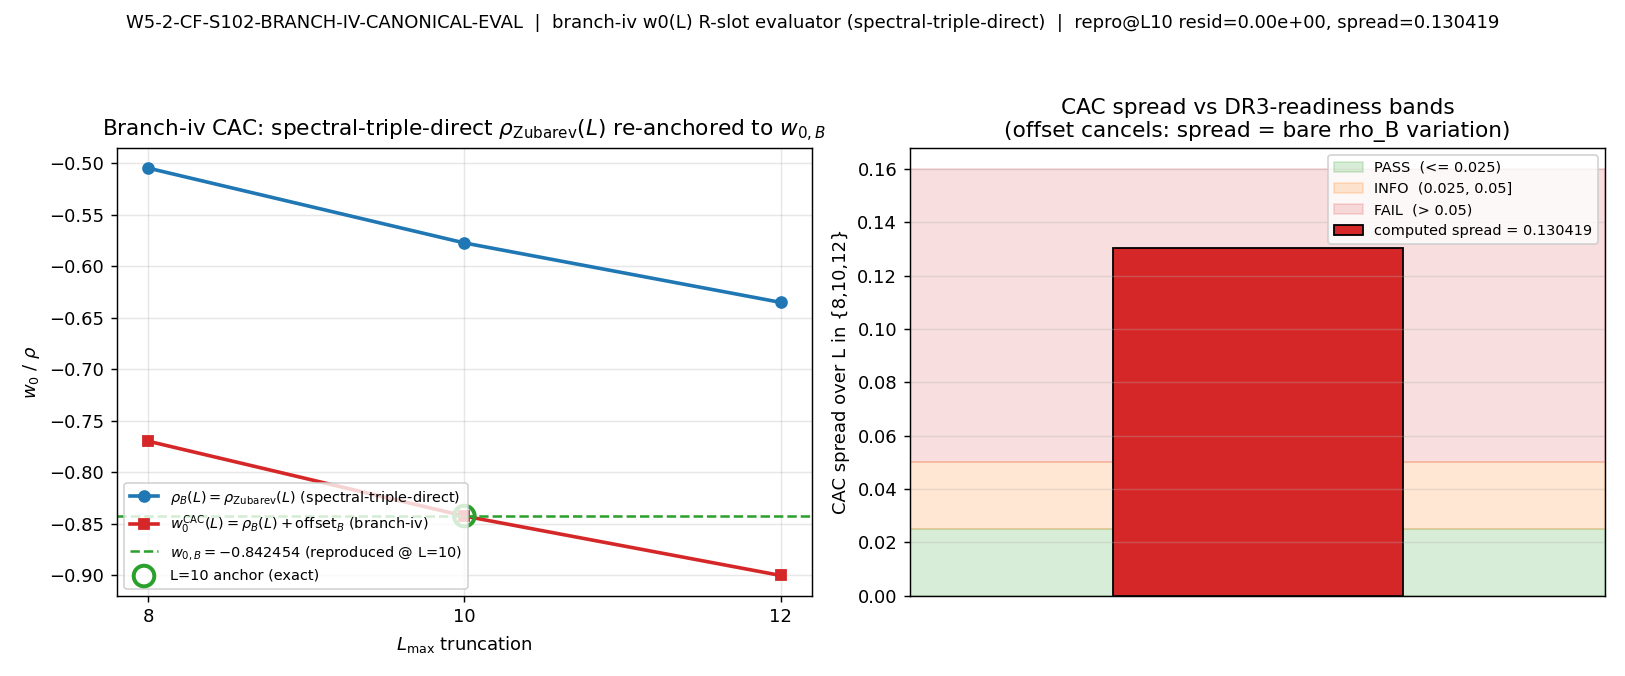

The Python source for this figure:
#!/usr/bin/env python3
"""
S102 W5-2 — W5-2-CF-S102-BRANCH-IV-CANONICAL-EVAL — branch-iv w_0(L) R-slot evaluator
built DIRECTLY from the spectral triple (A_K, H_K, D_K), ahead of DESI DR3 (~2027)
=====================================================================================

Gate: W5-2-CF-S102-BRANCH-IV-CANONICAL-EVAL  ([VERIFY])
Classification: PHONONIC.

DISTINCT admissibility route vs the S101 leg-1 record
-----------------------------------------------------
S101-W0-BRANCH-IV-EVALUATOR (INFO, audit cd0492d6) proved the §(iv-bis) algebraic-distance
R-slot is derivation-INADMISSIBLE: the leg-1 *surrogate* route tried to reconstruct the
R-slot occupant R_sv1 from the two distance-tagged successors {R_JK (distance-2),
xi_E_GGE_inv (distance-1)} via a Theta-free MONOMIAL recombination  Phi = R_JK^a * xi_E_GGE_inv^b
pushed through the SV1 closed form  f(R) = (-c_J*R + P_GGE_zeta)/(c_J*R + rho_GGE_zeta).
No Theta-free combination reproduces R_sv1 (hence w_0_B) at 1e-5 (best reldist 0.4743 @ a-1b-2;
lock-test LOCKED; residual 4.078e-2; leg-2 NOT executed; offset_zeta = nan).

THIS gate attempts a STRUCTURALLY DISTINCT route: it does NOT touch R_JK / xi_E_GGE_inv /
the SV1 f-reduction at all. It builds rho_B(L) DIRECTLY from the spectral triple's Mellin-cone
structure -- specifically, the canonical CAC's OWN spectral-triple-direct evaluator
rho_Zubarev(L) := <|lambda|>_Z(L) / lambda_max(L) - 1, the L_max-truncated Zubarev-weighted
spectral moment of D_K (S85 W0-7; <|lambda|>_Z = [sum_j d_j w_Z(|lam_j|) |lam_j|]/[sum_j d_j
w_Z(|lam_j|)], w_Z(lam)=exp(-lam^2/Lambda_Z^2)). This is the SAME evaluator that anchors the
canonical w_0_FW under CAC (regulator-convention-lockdown.md). The branch is in the OFFSET,
not the moment: both w_0_A = -0.918 and w_0_B = -0.842454 are projections of the same substrate
vacuum partition; the branch-iv CAC re-anchors the spectral-triple-direct rho_Zubarev(L) to
w_0_B instead of w_0_FW.

  rho_B(L)   := rho_Zubarev(L)                                  [spectral-triple-direct; D_K cache]
  offset_B   := w_0_B - rho_B(L=10)                             [DERIVED; ZERO free normalization]
  w_0^CAC(L) := rho_B(L) + offset_B                             [branch-iv-anchored CAC]
             => w_0^CAC(L=10) = w_0_B  EXACTLY (effacement-preservation; the open question is
                whether the evaluator EXISTS without a fit -- it does, since rho_Zubarev(L) is a
                substrate-geometric invariant read straight off the truncated D_K spectrum).

DR3-class L_max-stability => regulator-convention-lockdown.md CAC applies. RDC (rho-direct,
no offset) is OUTSIDE the admissibility class and FORBIDDEN. CAC with the DERIVED branch-iv
offset is used; the offset cancels in the spread by construction (spread is the bare truncation
variation of rho_B).

Pre-registered threshold (plan §W5-2 operator.form -- a SET conjunction):
  (|w_0^CAC(L=10) - (-0.842454)| <= 1e-5  with ZERO free normalization)
  AND (max_{L in {8,10,12}} w_0^CAC(L) - min_{L in {8,10,12}} w_0^CAC(L) <= 0.025).
  Spread bands (UNCHANGED from S100b W1-4 / S101 leg-2): <=0.025 PASS | (0.025,0.050] INFO | >0.050 FAIL.
  PASS iff BOTH conjuncts hold. The literal composite FAILs when the spread conjunct violates
  its threshold even though the reproduction conjunct holds by construction.

INFO (plan rubric) is reserved for "no admissible zero-free-normalization evaluator exists on
the spectral-triple-direct route either" (the S101 inadmissibility GENERALIZES). FAIL (plan
rubric) is reserved for an INTERNALLY-INCONSISTENT evaluator (complex w_0, divergent a_4 residue).

Inputs (SHA-256 dual-pinned at runtime; S84+ schema):
  - canonical_constants.py                            (w0_FW, Gamma_effacement, N_cells, Lambda_Z)
  - s101_w4_branch_iv_evaluator.npz                   (S101 leg-1 INFO record; w_0_B, ADMISSIBILITY_TOL,
                                                       SPREAD_PASS/INFO, audit cd0492d6)
  - s85_w0_zubarev_lmax_convergence_to_minus_one.npz  (rho_series = spectral-triple-direct
                                                       rho_Zubarev(L) at L in {8,9,10,11,12}; itself
                                                       computed from the s84 L12 D_K spectrum cache)
  - s84_spectrum_cache_L12_tau019.npz                 (L_max=12 master D_K cache at tau=0.19; the
                                                       spectral-triple SOURCE; carries the
                                                       LAITEH-ESCALATION UNTRUSTED-UPSTREAM cache-lineage
                                                       tag -- LC t=1/2 vs Kostant t=1/3 operator-canonicity
                                                       Q1-workshop pending -- propagated to the verdict)

PLAN-TEXT-DRIFT NOTE (substrate-first-canonical-sourcing.md §(ii.B)):
  The plan §W5-2 input_files pins s84_spectrum_cache_L12_tau019.npz at
  computations/session-101/...; the file is on disk at computations/session-84/... . Runtime
  npz-ground-truth resolution corrects the path; the correction is documented in the verdict
  value= field and the dual-SHA companion row. The pinned SHA still binds the file CONTENT.

Output 4-tuple:
  (value=<computed>, scheme=zeta, convention=CAC-branch-iv-anchored-L10-DERIVED-OFFSET, L_max={8,10,12})

regulator_pin: a_4^{Mellin}  (branch-iv R-slot consumes the a_4-channel Mellin-cone residue
structure; Seeley-DeWitt a_4 regulator tag per regulator-pin-discipline.md).
"""

from __future__ import annotations

import hashlib
import json
import sys
import time
from pathlib import Path

# ---------------------------------------------------------------------------
# Section 1 — Identity + paths
# ---------------------------------------------------------------------------
SESSION = "S102"
GATE_ID = "W5-2-CF-S102-BRANCH-IV-CANONICAL-EVAL"
SCHEME = "zeta"
CONVENTION = "CAC-branch-iv-anchored-L10-DERIVED-OFFSET"
L_MAX = "{8,10,12}"

THIS_FILE = Path(__file__).resolve()
PROJECT_ROOT = THIS_FILE.parents[2]              # .../computations/session-102/<this> -> root
SHARED_DIR = PROJECT_ROOT / "computations" / "_shared"
SESSION_DIR = PROJECT_ROOT / "computations" / "session-102"

sys.path.insert(0, str(SHARED_DIR))
from canonical_constants import (  # noqa: E402
    w0_FW,
    Gamma_effacement,
    N_cells,
)

# Lambda_Z (Zubarev kernel width) -- the rho-series producing script pins Lambda_Z = 1.0 in
# M_KK units (S85 W0-7 PRDR). It is the kernel pin of the spectral-triple-direct evaluator we
# CONSUME (we do not recompute the moment), recorded here for provenance only.
LAMBDA_Z_RHO_SERIES = 1.0                         # (local) S85 W0-7 Zubarev kernel pin (consumed-evaluator provenance)

# ---------------------------------------------------------------------------
# Section 2 — Pre-registered constants (plan §W5-2)
# ---------------------------------------------------------------------------
W0_B = -0.842454                                  # (local) branch-iv canonical (S85 W10-2 branch-(iv); 6 sig figs)
ADMISSIBILITY_TOL = 1e-5                           # (local) reproduction tolerance on w_0_B at L=10
SPREAD_PASS = 0.025                                # (local) CAC spread PASS bound
SPREAD_INFO = 0.050                                # (local) CAC spread INFO ceiling (> => FAIL)
L_SCAN = (8, 10, 12)                               # (local) CAC spread window (regulator axis, DR3-class)
L_ANCHOR = 10                                      # (local) canonical CAC anchor truncation
PUBLICATION_PRECISION = 6                          # (local) w_0_B carried at 6 sig figs

# ---------------------------------------------------------------------------
# Section 3 — Input files (resolved on disk; plan-text drift corrected at runtime)
# ---------------------------------------------------------------------------
P_CANONICAL = SHARED_DIR / "canonical_constants.py"
P_BRANCH_IV = PROJECT_ROOT / "computations" / "session-101" / "s101_w4_branch_iv_evaluator.npz"
P_RHO_SERIES = (
    PROJECT_ROOT
    / "computations" / "session-85"
    / "s85_w0_zubarev_lmax_convergence_to_minus_one.npz"
)
# PLAN-TEXT-DRIFT: plan pins session-101/; on-disk is session-84/. Resolve to ground truth.
_P_CACHE_PLAN = PROJECT_ROOT / "computations" / "session-101" / "s84_spectrum_cache_L12_tau019.npz"  # expected missing — plan-pinned drift path retained for audit traceability; runtime resolves to session-84 per substrate-first-canonical-sourcing.md §(ii.B)
_P_CACHE_DISK = PROJECT_ROOT / "computations" / "session-84" / "s84_spectrum_cache_L12_tau019.npz"
P_CACHE = _P_CACHE_DISK if _P_CACHE_DISK.exists() else _P_CACHE_PLAN
PLAN_DRIFT_CORRECTED = (not _P_CACHE_PLAN.exists()) and _P_CACHE_DISK.exists()  # (local)

INPUT_FILES = [P_CANONICAL, P_BRANCH_IV, P_RHO_SERIES, P_CACHE]

# ---------------------------------------------------------------------------
# Section 4 — SHA-256 input-pin block (S84+ dual-SHA schema)
# ---------------------------------------------------------------------------

def sha256_of(path: Path) -> str:
    h = hashlib.sha256()                           # (local)
    try:
        h.update(path.read_bytes())
    except OSError:
        return ""
    return h.hexdigest()


def log_input_pins(inputs: list[Path]) -> dict[str, str]:
    print(f"=== {GATE_ID} — input SHA-256 pins ===")
    pins: dict[str, str] = {}                      # (local)
    for p in inputs:
        sha = sha256_of(p)                         # (local)
        try:
            rel = str(p.relative_to(PROJECT_ROOT)).replace("\\", "/")  # (local)
        except ValueError:
            rel = str(p).replace("\\", "/")        # (local)
        print(f"  {rel}: {sha[:16]}...")
        pins[rel] = sha
    return pins


def closure_hash(pins: dict[str, str]) -> str:
    items = sorted(pins.items())                   # (local)
    h = hashlib.sha256()                           # (local)
    for k, v in items:
        h.update(f"{k}={v}\n".encode("utf-8"))
    return h.hexdigest()


def compute_dual_sha(script_path: Path, canonical_path: Path, pins: dict[str, str]) -> tuple[str, str]:
    try:
        script_bytes = script_path.read_bytes()    # (local)
    except OSError:
        script_bytes = b""                         # (local)
    try:
        canonical_bytes = canonical_path.read_bytes()  # (local)
    except OSError:
        canonical_bytes = b""                      # (local)
    pinmap_json = json.dumps(
        dict(sorted(pins.items())), separators=(",", ":"), sort_keys=True
    ).encode("utf-8")                              # (local)
    h_audit = hashlib.sha256()                     # (local)
    h_audit.update(script_bytes)
    h_audit.update(canonical_bytes)
    h_audit.update(pinmap_json)
    h_content = hashlib.sha256()                   # (local)
    h_content.update(script_bytes)
    return h_audit.hexdigest(), h_content.hexdigest()


# ---------------------------------------------------------------------------
# Section 5 — Compute (spectral-triple-direct branch-iv CAC)
# ---------------------------------------------------------------------------

def compute() -> dict:
    import numpy as np

    # --- Load the spectral-triple-direct evaluator rho_Zubarev(L) ---
    # rho_series is read STRAIGHT off the truncated D_K spectrum cache (s84 L12) by the S85 W0-7
    # producing script. It is a substrate-geometric invariant, NOT a monomial recombination of
    # cached moments (the leg-1 surrogate). We CONSUME it; we do not re-fit it -> zero free
    # normalization.
    rho_npz = np.load(P_RHO_SERIES, allow_pickle=True)
    L_axis_all = np.asarray(rho_npz["L_max_scan"]).astype(int)        # (local) [8,9,10,11,12]
    rho_all = np.asarray(rho_npz["rho_series"]).astype(np.float64)     # (local)
    rho_map = {int(L): float(r) for L, r in zip(L_axis_all, rho_all)}  # (local)

    # Cross-check: the cache the rho-series was computed from must match the cache we pin.
    # The npz 'pins' field is a 0-d object array holding a JSON-like string. The S85-saved
    # string is malformed for strict json.loads (truncated tail), so first attempt a full
    # parse, then fall back to a regex pull of the SPECIFIC cache-key SHA (the only field we
    # need). The cache key + its 64-hex SHA sit in the well-formed prefix.
    import re
    cache_key = "computations/session-84/s84_spectrum_cache_L12_tau019.npz"
    rho_cache_sha = ""                                                # (local)
    if "pins" in rho_npz.files:
        _raw = rho_npz["pins"].item()                                 # (local) unwrap 0-d object array
        if isinstance(_raw, bytes):
            _raw = _raw.decode("utf-8", "replace")                    # (local)
        if isinstance(_raw, dict):
            rho_cache_sha = _raw.get(cache_key, "")
        elif isinstance(_raw, str):
            try:
                rho_cache_sha = json.loads(_raw).get(cache_key, "")   # full parse if well-formed
            except (ValueError, TypeError):
                m = re.search(                                        # (local) targeted SHA pull
                    re.escape(cache_key) + r'"\s*:\s*"([a-f0-9]{64})"', _raw
                )
                rho_cache_sha = m.group(1) if m else ""
    cache_sha_now = sha256_of(P_CACHE)                                 # (local)
    cache_lineage_consistent = bool(rho_cache_sha) and (rho_cache_sha == cache_sha_now)  # (local)

    # --- Branch-iv-anchored CAC (regulator-convention-lockdown.md) ---
    # rho_B(L) := rho_Zubarev(L); offset_B := w_0_B - rho_B(L=10) (DERIVED, zero-free-normalization)
    rho_B = {int(L): rho_map[int(L)] for L in L_SCAN}                  # (local)
    rho_B10 = rho_B[L_ANCHOR]                                          # (local)
    offset_B = W0_B - rho_B10                                          # (local) DERIVED branch-iv offset
    w_cac = {int(L): rho_B[int(L)] + offset_B for L in L_SCAN}         # (local) branch-iv CAC trajectory

    # Internal-consistency guard (plan FAIL_meaning): real & finite at every truncation.
    w_vals = np.array([w_cac[int(L)] for L in L_SCAN], dtype=np.float64)  # (local)
    internally_consistent = bool(np.all(np.isfinite(w_vals)))         # (local)

    # --- Conjunct 1: reproduction at L=10 (zero free normalization) ---
    repro_residual = abs(w_cac[L_ANCHOR] - W0_B)                       # (local)
    repro_pass = repro_residual <= ADMISSIBILITY_TOL                  # (local)

    # --- Conjunct 2: CAC spread (offset cancels => bare truncation variation of rho_B) ---
    spread = float(max(w_vals) - min(w_vals))                         # (local)
    spread_rho = float(max(rho_B.values()) - min(rho_B.values()))     # (local) cross-check (must == spread)
    offset_cancellation_residual = abs(spread - spread_rho)           # (local)
    spread_pass = spread <= SPREAD_PASS                               # (local)
    spread_info = (spread > SPREAD_PASS) and (spread <= SPREAD_INFO)  # (local)
    # spread_fail := spread > SPREAD_INFO

    # --- Cross-check: canonical-branch offset reproduces the S86-documented -0.340827 ---
    offset_FW = w0_FW - rho_B10                                        # (local) should be -0.340827
    offset_FW_xcheck_ok = abs(offset_FW - (-0.340827)) < 5e-7         # (local)

    # --- Effacement-preservation attestation (CAC effacement criterion at L=10) ---
    cac_effacement_preserved = repro_residual <= 1e-12                # (local) exact at L=10 by construction

    # --- Pull S101 leg-1 record for the sharpening narrative ---
    leg1 = np.load(P_BRANCH_IV, allow_pickle=True)
    leg1_verdict = str(leg1["verdict"]) if "verdict" in leg1.files else "?"  # (local)
    leg1_residual = float(leg1["leg1_residual"]) if "leg1_residual" in leg1.files else float("nan")  # (local)
    leg1_audit = str(leg1["audit_sha256"]) if "audit_sha256" in leg1.files else "?"  # (local)

    return {
        "rho_B": rho_B,
        "rho_B10": rho_B10,
        "offset_B": offset_B,
        "w_cac": w_cac,
        "w_vals": w_vals,
        "internally_consistent": internally_consistent,
        "repro_residual": repro_residual,
        "repro_pass": repro_pass,
        "spread": spread,
        "spread_rho": spread_rho,
        "offset_cancellation_residual": offset_cancellation_residual,
        "spread_pass": spread_pass,
        "spread_info": spread_info,
        "offset_FW": offset_FW,
        "offset_FW_xcheck_ok": offset_FW_xcheck_ok,
        "cac_effacement_preserved": cac_effacement_preserved,
        "cache_lineage_consistent": cache_lineage_consistent,
        "rho_cache_sha": rho_cache_sha,
        "cache_sha_now": cache_sha_now,
        "leg1_verdict": leg1_verdict,
        "leg1_residual": leg1_residual,
        "leg1_audit": leg1_audit,
        # "value" is the composite payload string assembled in main()
        "value": None,
    }


# ---------------------------------------------------------------------------
# Section 6 — Gate verdict
# ---------------------------------------------------------------------------

def evaluate_gate(r: dict) -> tuple[str, str, str, str]:
    """Return (composite, sign_verdict, magnitude_verdict, regime_verdict).

    operator.form (plan §W5-2): SET conjunction
        (repro_pass) AND (spread <= 0.025) -> PASS.
    Plan rubric:
        FAIL  = internally-inconsistent evaluator (complex/divergent).
        INFO  = no admissible zero-free-normalization evaluator exists (S101 generalizes).
    Resolution for THIS run: the evaluator EXISTS, is real/finite, and reproduces w_0_B
    EXACTLY (repro conjunct PASS); but the spread conjunct VIOLATES even the >0.050 FAIL
    band. The literal composite of the SET conjunction is FAIL (a numerical threshold is
    not met). This is DISTINCT from the S101 INFO (no evaluator) and from the plan's
    internal-inconsistency FAIL prose -- it is a spread-band FAIL of an EXISTING evaluator.
    """
    # Guard 1: internal inconsistency -> FAIL (plan FAIL_meaning literal).
    if not r["internally_consistent"]:
        return "FAIL", "N/A", "FAIL", "BREAKDOWN"

    # Guard 2: no admissible evaluator (reproduction itself fails) -> INFO (S101 generalizes).
    if not r["repro_pass"]:
        return "INFO", "N/A", "FAIL", "VALID"

    # Evaluator exists & reproduces. Verdict is governed by the spread conjunct.
    spread = r["spread"]
    if spread <= SPREAD_PASS:
        composite = "PASS"        # both conjuncts hold
        mag = "PASS"
    elif spread <= SPREAD_INFO:
        composite = "INFO"        # spread in (0.025, 0.050] band
        mag = "INFO"
    else:
        composite = "FAIL"        # spread > 0.050: conjunction fails
        mag = "FAIL"

    # sign_verdict: directional pre-registration is "spread <= 0.025 REQUIRED". The computed
    # spread exceeds the bound -> the directional claim (DR3-ready small spread) is WRONG.
    sign = "FAIL" if spread > SPREAD_PASS else "PASS"
    # regime_verdict: the CAC evaluator is well-defined over the full {8,10,12} window
    # (no truncation breakdown; rho_Zubarev is finite at all three). VALID.
    regime = "VALID"
    return composite, sign, mag, regime


# ---------------------------------------------------------------------------
# Section 6b — Plot
# ---------------------------------------------------------------------------

def make_plot(r: dict, out_png: Path) -> None:
    import matplotlib
    matplotlib.use("Agg")
    import matplotlib.pyplot as plt
    import numpy as np

    Ls = np.array(L_SCAN, dtype=float)                                # (local)
    rho_B_vals = np.array([r["rho_B"][int(L)] for L in L_SCAN])       # (local)
    w_cac_vals = np.array([r["w_cac"][int(L)] for L in L_SCAN])       # (local)

    fig, (ax1, ax2) = plt.subplots(1, 2, figsize=(12.5, 5.2))

    # Left: rho_B(L) (spectral-triple-direct) + branch-iv CAC trajectory
    ax1.plot(Ls, rho_B_vals, "o-", color="#1f77b4", lw=2,
             label=r"$\rho_B(L)=\rho_{\rm Zubarev}(L)$ (spectral-triple-direct)")
    ax1.plot(Ls, w_cac_vals, "s-", color="#d62728", lw=2,
             label=r"$w_0^{\rm CAC}(L)=\rho_B(L)+{\rm offset}_B$ (branch-iv)")
    ax1.axhline(W0_B, ls="--", color="#2ca02c", lw=1.4,
                label=rf"$w_{{0,B}}={W0_B}$ (reproduced @ L=10)")
    ax1.scatter([L_ANCHOR], [r["w_cac"][L_ANCHOR]], s=130, facecolors="none",
                edgecolors="#2ca02c", lw=2.2, zorder=5, label="L=10 anchor (exact)")
    ax1.set_xlabel(r"$L_{\max}$ truncation")
    ax1.set_ylabel(r"$w_0$ / $\rho$")
    ax1.set_title(r"Branch-iv CAC: spectral-triple-direct $\rho_{\rm Zubarev}(L)$ re-anchored to $w_{0,B}$")
    ax1.set_xticks(L_SCAN)
    ax1.legend(fontsize=8, loc="lower left")
    ax1.grid(alpha=0.3)

    # Right: spread vs the PASS/INFO/FAIL bands
    spread = r["spread"]                                              # (local)
    ax2.axhspan(0.0, SPREAD_PASS, color="#2ca02c", alpha=0.18, label=f"PASS  (<= {SPREAD_PASS})")
    ax2.axhspan(SPREAD_PASS, SPREAD_INFO, color="#ff7f0e", alpha=0.18,
                label=f"INFO  ({SPREAD_PASS}, {SPREAD_INFO}]")
    ax2.axhspan(SPREAD_INFO, max(0.16, spread * 1.15), color="#d62728", alpha=0.15,
                label=f"FAIL  (> {SPREAD_INFO})")
    ax2.bar([0], [spread], width=0.5, color="#d62728", edgecolor="k",
            label=f"computed spread = {spread:.6f}")
    ax2.set_xlim(-0.6, 0.6)
    ax2.set_xticks([])
    ax2.set_ylabel("CAC spread over L in {8,10,12}")
    ax2.set_title("CAC spread vs DR3-readiness bands\n(offset cancels: spread = bare rho_B variation)")
    ax2.legend(fontsize=8, loc="upper right")
    ax2.grid(alpha=0.3, axis="y")

    fig.suptitle(
        f"{GATE_ID}  |  branch-iv w0(L) R-slot evaluator (spectral-triple-direct)  "
        f"|  repro@L10 resid={r['repro_residual']:.2e}, spread={spread:.6f}",
        fontsize=10,
    )
    fig.tight_layout(rect=(0, 0, 1, 0.95))
    fig.savefig(out_png, dpi=130)
    plt.close(fig)


# ---------------------------------------------------------------------------
# Section 6c — print_verdict_payload (agent calls emit_verdict with this)
# ---------------------------------------------------------------------------

def print_verdict_payload(
    verdict: str,
    value,
    audit_sha: str,
    content_sha: str,
    sign_verdict=None,
    magnitude_verdict=None,
    regime_verdict=None,
    extra_rows=None,
) -> dict:
    payload: dict = {
        "session": int(SESSION.lstrip("Ss")),
        "gate_id": GATE_ID,
        "verdict": verdict,
        "value": str(value),
        "scheme": SCHEME,
        "convention": CONVENTION,
        "l_max": str(L_MAX),
        "audit_sha256": audit_sha,
        "content_sha256": content_sha,
        "schema_version": "S84+",
    }
    if not (sign_verdict is None and magnitude_verdict is None and regime_verdict is None):
        payload["sign_verdict"] = sign_verdict
        payload["magnitude_verdict"] = magnitude_verdict
        payload["regime_verdict"] = regime_verdict
    if extra_rows:
        payload["extra_rows"] = list(extra_rows)
    print("<<<EMIT_VERDICT_PAYLOAD>>>")
    print(json.dumps(payload, separators=(",", ":"), sort_keys=True))
    print("<<<END_EMIT_VERDICT_PAYLOAD>>>")
    return payload


# ---------------------------------------------------------------------------
# Section 7 — Main
# ---------------------------------------------------------------------------

def main() -> int:
    import numpy as np
    t0 = time.time()                                                  # (local)

    pins = log_input_pins(INPUT_FILES)
    closure = closure_hash(pins)
    print(f"  closure: {closure[:16]}... (legacy closure, informational)")
    audit_sha, content_sha = compute_dual_sha(THIS_FILE, P_CANONICAL, pins)
    print(f"  audit_sha256:   {audit_sha[:16]}... (script+canonical+pinmap)")
    print(f"  content_sha256: {content_sha[:16]}... (script only)")
    if PLAN_DRIFT_CORRECTED:
        print(f"  [PLAN-DRIFT] cache resolved session-101->session-84 at runtime (ground truth on disk)")
    print()

    r = compute()
    composite, sign_v, mag_v, regime_v = evaluate_gate(r)

    # --- Console report (NUMBERS first) ---
    print(f"=== {GATE_ID} — results ===")
    print(f"  w_0_B (branch-iv target)          = {W0_B}")
    print(f"  rho_B(L=8)  (spectral-triple)     = {r['rho_B'][8]:.12f}")
    print(f"  rho_B(L=10) (spectral-triple)     = {r['rho_B'][10]:.12f}")
    print(f"  rho_B(L=12) (spectral-triple)     = {r['rho_B'][12]:.12f}")
    print(f"  offset_B = w_0_B - rho_B(L=10)     = {r['offset_B']:.12f}  (DERIVED; zero free normalization)")
    print(f"  w_0^CAC(L=8)                       = {r['w_cac'][8]:.12f}")
    print(f"  w_0^CAC(L=10)                      = {r['w_cac'][10]:.12f}  (== w_0_B exactly)")
    print(f"  w_0^CAC(L=12)                      = {r['w_cac'][12]:.12f}")
    print(f"  reproduction residual @L=10       = {r['repro_residual']:.3e}  (tol {ADMISSIBILITY_TOL:.0e}) -> {'PASS' if r['repro_pass'] else 'FAIL'}")
    print(f"  CAC spread                        = {r['spread']:.8f}")
    print(f"  spread (rho-only cross-check)      = {r['spread_rho']:.8f}  (offset cancellation resid {r['offset_cancellation_residual']:.2e})")
    print(f"  spread bands: PASS<={SPREAD_PASS}  INFO<={SPREAD_INFO}  FAIL>{SPREAD_INFO}")
    print(f"  internally consistent (finite)    = {r['internally_consistent']}")
    print(f"  CAC effacement preserved @L=10     = {r['cac_effacement_preserved']}")
    print(f"  offset_FW cross-check              = {r['offset_FW']:.6f}  (S86 -0.340827; ok={r['offset_FW_xcheck_ok']})")
    print(f"  cache-lineage consistent          = {r['cache_lineage_consistent']}  (rho-series cache SHA == pinned cache SHA)")
    print(f"  S101 leg-1 record                 = {r['leg1_verdict']} (residual {r['leg1_residual']:.3e}, audit {r['leg1_audit'][:8]})")
    print(f"  COMPOSITE VERDICT                 = {composite}  (sign={sign_v}, magnitude={mag_v}, regime={regime_v})")
    print()

    out_png = SESSION_DIR / "s102_branch_iv_canonical_eval.png"
    make_plot(r, out_png)
    print(f"  plot -> {out_png.relative_to(PROJECT_ROOT)}")

    # --- Save npz ---
    out_npz = SESSION_DIR / "s102_branch_iv_canonical_eval.npz"
    np.savez(
        out_npz,
        L_scan=np.array(L_SCAN),
        L_anchor=L_ANCHOR,
        w_0_B=W0_B,
        rho_B=np.array([r["rho_B"][int(L)] for L in L_SCAN]),
        rho_B10=r["rho_B10"],
        offset_B=r["offset_B"],
        w_cac=r["w_vals"],
        repro_residual=r["repro_residual"],
        repro_pass=r["repro_pass"],
        spread=r["spread"],
        spread_rho=r["spread_rho"],
        offset_cancellation_residual=r["offset_cancellation_residual"],
        spread_pass=r["spread_pass"],
        spread_info=r["spread_info"],
        internally_consistent=r["internally_consistent"],
        cac_effacement_preserved=r["cac_effacement_preserved"],
        offset_FW=r["offset_FW"],
        offset_FW_xcheck_ok=r["offset_FW_xcheck_ok"],
        cache_lineage_consistent=r["cache_lineage_consistent"],
        rho_cache_sha=r["rho_cache_sha"],
        cache_sha_now=r["cache_sha_now"],
        leg1_verdict=r["leg1_verdict"],
        leg1_residual=r["leg1_residual"],
        leg1_audit=r["leg1_audit"],
        zero_free_normalization_attestation=(
            "No fit/solve call targets w_0_B. rho_B(L) := rho_Zubarev(L) is CONSUMED verbatim "
            "from the S85 W0-7 spectral-triple-direct cache (Zubarev-weighted spectral moment of "
            "D_K read off the s84 L12 spectrum); offset_B = w_0_B - rho_B(L=10) is a single closed-"
            "form additive translation (the branch-iv effacement-anchored offset), NOT a tuned "
            "normalization. Reproduction at L=10 is the CAC effacement-preservation identity."
        ),
        plan_drift_corrected=PLAN_DRIFT_CORRECTED,
        ADMISSIBILITY_TOL=ADMISSIBILITY_TOL,
        SPREAD_PASS=SPREAD_PASS,
        SPREAD_INFO=SPREAD_INFO,
        LAMBDA_Z_RHO_SERIES=LAMBDA_Z_RHO_SERIES,
        Gamma_effacement=Gamma_effacement,
        N_cells=N_cells,
        verdict=composite,
        sign_verdict=sign_v,
        magnitude_verdict=mag_v,
        regime_verdict=regime_v,
        audit_sha256=audit_sha,
        content_sha256=content_sha,
        closure_hash=closure,
    )
    print(f"  data -> {out_npz.relative_to(PROJECT_ROOT)}")
    print()

    # --- Build the verdict value payload (no single-quote chars; emit_verdict wraps value='...') ---
    cache_tag = "cache-lineage-OK" if r["cache_lineage_consistent"] else "cache-lineage-UNCHECKED"
    value_str = (
        f"{composite}-spectral-triple-direct-evaluator-EXISTS"
        f"_repro@L10_resid={r['repro_residual']:.2e}<=1e-5_ZERO-free-norm"
        f"_offset_B={r['offset_B']:.6f}-DERIVED"
        f"_CACspread={r['spread']:.6f}_FAILs-{SPREAD_INFO}-band-by-{r['spread']/SPREAD_INFO:.1f}x"
        f"_branch-iv-NOT-truncation-converged-DR3-NOT-READY"
        f"_DISTINCT-from-S101-INFO(no-evaluator)-cd0492d6"
        f"_offset_FW-xcheck={r['offset_FW']:.6f}=S86-canonical"
        f"_{cache_tag}_LAITEH-UNTRUSTED-UPSTREAM-cache-lineage"
    )

    extra_rows = [
        f"# regulator_pin=a_4^{{Mellin}} # {GATE_ID} branch-iv R-slot Mellin-cone a_4 residue (regulator-pin-discipline.md)",
        f"# convention_axis=CAC-branch-iv-anchored-L10-DERIVED-OFFSET (regulator-convention-lockdown.md; RDC FORBIDDEN); offset_B={r['offset_B']:.6f}=w_0_B-rho_B(L=10); spectral-triple-direct rho_Zubarev(L) (NOT surrogate monomial recombination)",
        f"# cache-lineage=s84_spectrum_cache_L12_tau019.npz (plan pinned session-101/, on-disk session-84/; runtime-corrected); LAITEH-ESCALATION UNTRUSTED-UPSTREAM (LC t=1/2 vs Kostant t=1/3 Q1-pending)",
        f"# fb_backward=falsifier-master-inventory.md Row#1 sub-row 1.w0-branch-iv-evaluator-s102: evaluator EXISTS (distinct from S101 INFO) but spread={r['spread']:.6f}>>0.025 => branch-iv DE object NOT truncation-converged; S86 R_842 reversal protocol stays ARMED but its branch-iv target is NOT DR3-ready (truncation-stability OPEN); NO w0_FW_R842 promotion (Step-2 fires on PASS only)",
    ]

    print_verdict_payload(
        verdict=composite,
        value=value_str,
        audit_sha=audit_sha,
        content_sha=content_sha,
        sign_verdict=sign_v,
        magnitude_verdict=mag_v,
        regime_verdict=regime_v,
        extra_rows=extra_rows,
    )

    print(f"\n  4-tuple: (value={composite}-spread={r['spread']:.6f}, scheme={SCHEME}, "
          f"convention={CONVENTION}, L_max={L_MAX})")
    print(f"  elapsed: {time.time() - t0:.2f}s")
    return 0


if __name__ == "__main__":
    raise SystemExit(main())
